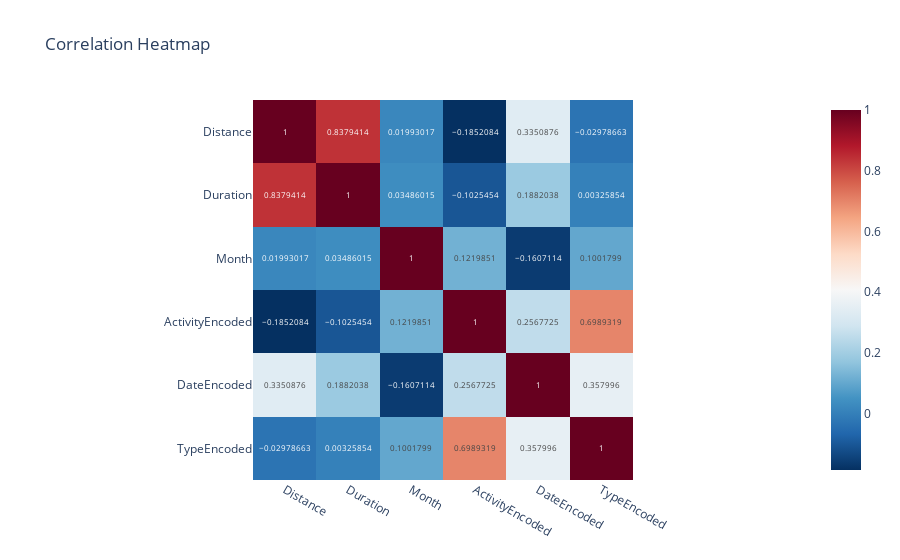

Notebook code cell kept with this figure:
### Code cell
# Create the heatmap
fig = px.imshow(correlation_matrix, text_auto=True, color_continuous_scale='RdBu_r', 
                title='Correlation Heatmap')
fig.show()

### Figure 1 — Plotly figure (JSON) as saved in the notebook; plotly's stock layout.template omitted (floating-point values rounded to 4 significant figures)
{"data": [{"coloraxis": "coloraxis", "hovertemplate": "x: %{x}<br>y: %{y}<br>color: %{z}<extra></extra>", "name": "0", "texttemplate": "%{z}", "type": "heatmap", "x": ["Distance", "Duration", "Month", "ActivityEncoded", "DateEncoded", "TypeEncoded"], "xaxis": "x", "y": ["Distance", "Duration", "Month", "ActivityEncoded", "DateEncoded", "TypeEncoded"], "yaxis": "y", "z": [[1, 0.8379, 0.01993, -0.1852, 0.3351, -0.02979], [0.8379, 1, 0.03486, -0.1025, 0.1882, 0.003259], [0.01993, 0.03486, 1, 0.122, -0.1607, 0.1002], [-0.1852, -0.1025, 0.122, 1, 0.2568, 0.6989], [0.3351, 0.1882, -0.1607, 0.2568, 1, 0.358], [-0.02979, 0.003259, 0.1002, 0.6989, 0.358, 1]]}], "layout": {"coloraxis": {"colorscale": [[0, "rgb(5,48,97)"], [0.1, "rgb(33,102,172)"], [0.2, "rgb(67,147,195)"], [0.3, "rgb(146,197,222)"], [0.4, "rgb(209,229,240)"], [0.5, "rgb(247,247,247)"], [0.6, "rgb(253,219,199)"], [0.7, "rgb(244,165,130)"], [0.8, "rgb(214,96,77)"], [0.9, "rgb(178,24,43)"], [1, "rgb(103,0,31)"]]}, "title": {"text": "Correlation Heatmap"}, "xaxis": {"anchor": "y", "constrain": "domain", "domain": [0, 1], "scaleanchor": "y"}, "yaxis": {"anchor": "x", "autorange": "reversed", "constrain": "domain", "domain": [0, 1]}}}
